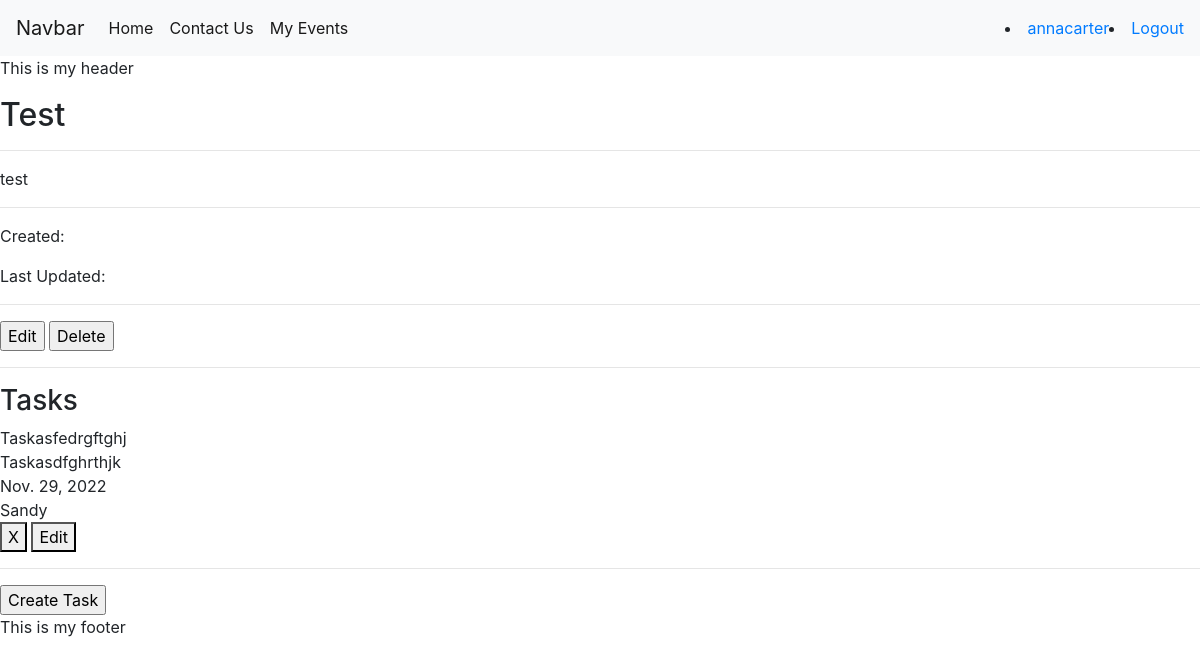
/events/1 (signed in), run on an earlier commit of the app's database.
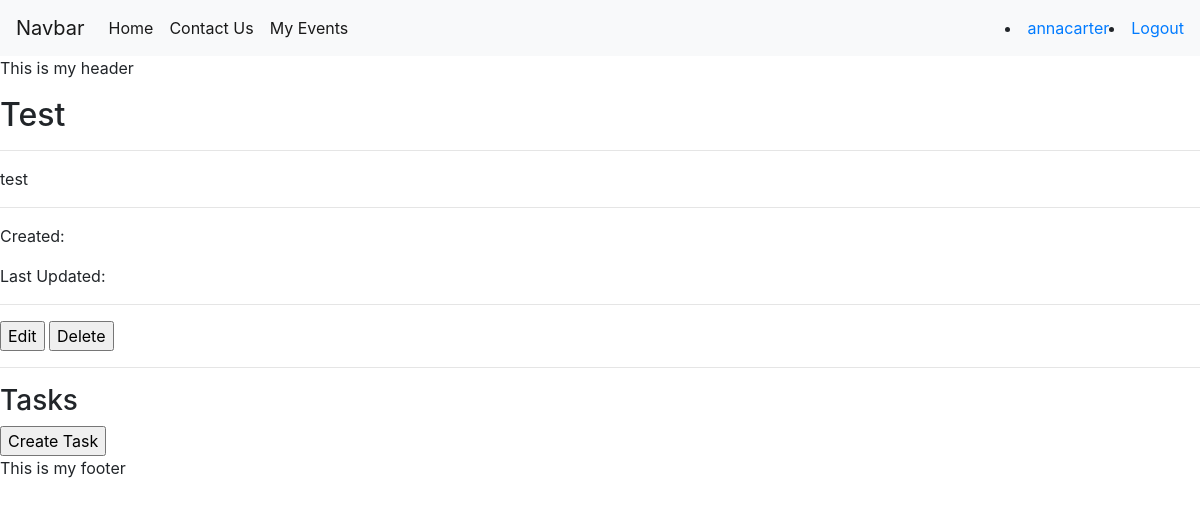
And on a later commit of the database.
### events/models.py (models this page shows, shortened)
class Task(models.Model):
 title = models.CharField(blank=False, max_length = 128)
 description = models.TextField(blank=False)
 complete = models.BooleanField(default=False)
 deadline = models.DateField(default=date.today, null=True, blank=False, validators=[MinValueValidator(limit_value=date.today)])
 event = models.ForeignKey(Event, on_delete=models.CASCADE)
 person = models.ForeignKey(Person, on_delete=models.CASCADE, null=True)

class Person(models.Model):
 name = models.CharField(max_length = 128)

### events/views.py (the view)
# urls.py: path('<int:pk>', views.EventDetailView.as_view(), name='events_detail'),
class EventDetailView(LoginRequiredMixin, DetailView):
    model = Event
    template_name = 'events/detail_view.html'
    def get_context_data(self, **kwargs):
        event = Event.objects.get(id=self.kwargs['pk'])
        context = {}
        if(self.request.user == event.author or is_admin(self.request.user)):
            context['event'] = Event.objects.get(id=self.kwargs['pk'])
            context['task_list'] = Task.objects.filter(event__id=self.kwargs['pk'])
        else:
            raise PermissionDenied()
        return context

### events/templates/events/detail_view.html (shortened to what this page needs)
{% extends "base.html" %}
{% block content %}
{% load static %}
<h2>{{ event.title }}</h2><hr>
<p> {{ event.description }}</p><hr>
<p> Created:{{ event.created_at }}</p>
<p> Last Updated: {{ event.updated_at }}</p>
<hr/>
<input type="button" onclick="location.href='{% url 'events_update' event.id %}';" value="Edit" />
<input type="button" onclick="location.href='{% url 'events_delete' event.id %}';" value="Delete" />
<hr/>
 {% include 'events/task_list.html' with nid=event.id %}
 <input type="button" onclick="location.href='{% url 'create_task' event.id %}';" value="Create Task" />
{% endblock content %}

### events/templates/events/task_list.html (shortened to what this page needs)
{% block content %}
{% load static %}
<h3>Tasks</h3>
{% for task in task_list %}
{% if task.complete %}
 <div class="task_prompt complete" id="task-{{task.id}}" onClick='togglecomplete({{ task.id }})'>
    <div class="taskTitle taskData" name="title">{{task.title}}</div>
    <div class="taskDescription taskData" name="description">{{task.description}}</div>
    <div class="taskDeadline taskData" name="deadline">{{task.deadline}}</div>
    <div class="taskPerson taskData" name="person">{{task.person.name}}</div>
{% else %}
 <div class="task_prompt incomplete" id="task-{{task.id}}" onClick='togglecomplete({{ task.id }})'>
    <div class="taskTitle taskData" name="title">{{task.title}}</div>
    <div class="taskDescription taskData" name="description">{{task.description}}</div>
    <div class="taskDeadline taskData" name="deadline">{{task.deadline}}</div>
    <div class="taskPerson taskData" name="person">{{task.person.name}}</div>
{% endif %}
 </div>
<button class="task_button" onClick='event.stopPropagation();delete_t({{ task.id }});' type='button'>X</button>
<button class="task_edit_button" onClick='editTask({{ task.id }}, {{ nid }});' data-toggle="modal" data-target="#myModal" type='button'>Edit</button>
<hr/>
{% endfor %}
{% endblock %}

What changed in the data, as far as the page shows it:
removed Task: title "Taskasfedrgftghj", description "Taskasdfghrthjk", deadline "Nov. 29, 2022", person.name "Sandy"
